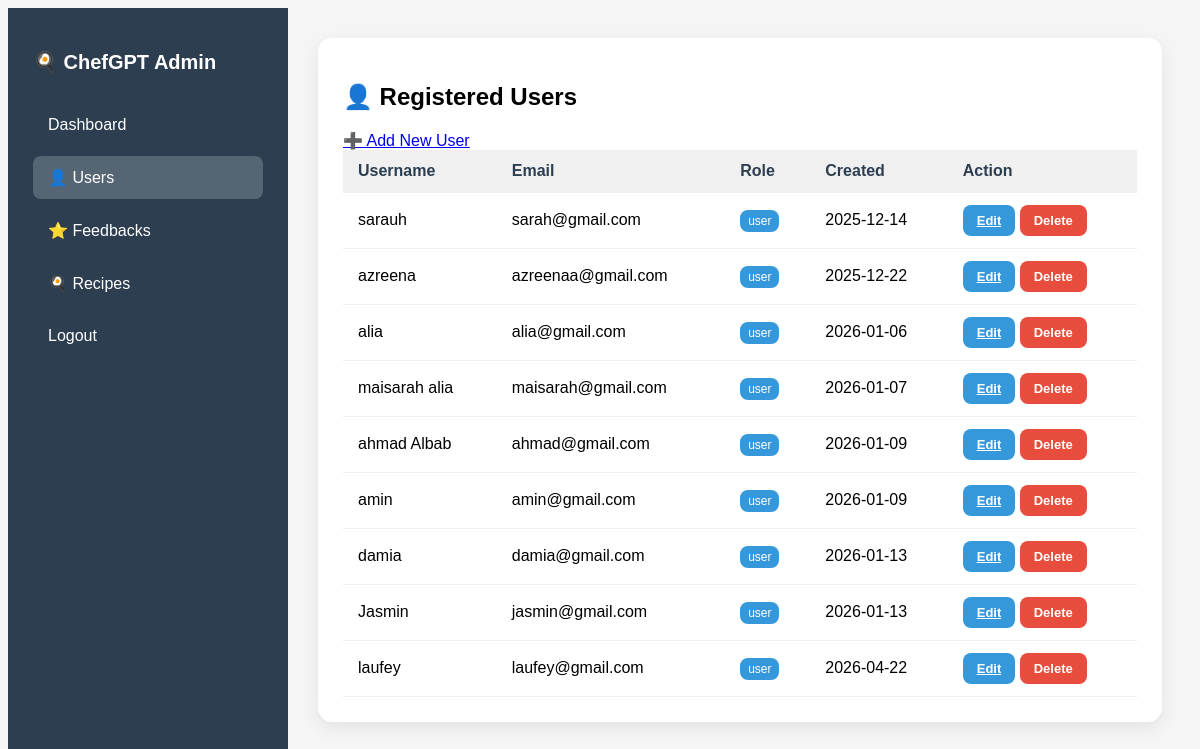
Page /admin/manage_user (signed in) on the committed database.
### app.py (models this page shows)
class User(UserMixin, db.Model):
    id = db.Column(db.Integer, primary_key=True)
    username = db.Column(db.String(80), unique=True, nullable=False)
    email = db.Column(db.String(120), unique=True, nullable=False)
    password = db.Column(db.String(200), nullable=False)
    created_at = db.Column(db.DateTime, default=datetime.utcnow)
    role = db.Column(db.String(20), nullable=False, default='user')

### app.py (the view)
@app.route('/admin/manage_user')
@login_required
def manage_user():
    if current_user.role != 'admin':
        flash('Access denied', 'danger')
        return redirect(url_for('dashboard'))
    users = User.query.filter(User.role != 'admin').all()
    return render_template('/admin/manage_user.html', users=users)

### app.py (called while the page is built)
@login_manager.user_loader
def load_user(user_id):
    return User.query.get(int(user_id))

### templates/admin/manage_user.html (shortened to what this page needs)
<!DOCTYPE html>
<html lang="en">
<head>
    <link rel="stylesheet" href="{{ url_for('static', filename='css/manage.css') }}">
</head>
<body>
<div class="wrapper">
    <aside class="sidebar">
        <h2>🍳 ChefGPT Admin</h2>
        <nav>
            <a href="{{ url_for('admin_dashboard') }}">Dashboard</a>
            <a href="{{ url_for('manage_user') }}" class="active">👤 Users</a>
            <a href="{{ url_for('manage_feedback') }}">⭐ Feedbacks</a>
            <a href="{{ url_for('manage_recipes') }}">🍳 Recipes</a>
            <a href="{{ url_for('logout') }}">Logout</a>
        </nav>
    </aside>
    <main class="main-content">
        <div class="section">
            <h2>👤 Registered Users</h2>
            <a href="{{ url_for('add_user') }}">➕ Add New User</a>
            <table>
                <tr>
                    <th>Username</th>
                    <th>Email</th>
                    <th>Role</th>
                    <th>Created</th>
                    <th>Action</th>
                </tr>
                {% for user in users %}
                <tr>
                    <td>{{ user.username }}</td>
                    <td>{{ user.email }}</td>
                    <td>
                        <span class="badge {{ user.role }}">{{ user.role }}</span>
                    </td>
                    <td>{{ user.created_at.strftime('%Y-%m-%d') }}</td>
                    <td>
                        <a href="{{ url_for('edit_user', user_id=user.id) }}" class="btn edit">Edit</a>
                        <form method="POST"
                              action="{{ url_for('delete_user', user_id=user.id) }}"
                              style="display:inline"
                              onsubmit="return confirm('Delete user?');">
                            <button class="btn delete">Delete</button>
                        </form>
                    </td>
                </tr>
                {% endfor %}
            </table>
        </div>
    </main>
</div>
</body>
</html>

### static/css/manage.css (style rules this page uses)
body { background: #f5f5f5; font-family: 'Poppins', Arial, sans-serif; }
.wrapper { display: flex; min-height: 100vh; }
.sidebar { width: 230px; background: #2c3e50; color: white; padding: 25px; }
.sidebar h2 { margin-bottom: 30px; font-size: 20px; }
.sidebar nav a { display: block; color: white; text-decoration: none; padding: 12px 15px; border-radius: 8px; margin-bottom: 10px; transition: background 0.2s; }
.sidebar nav a:hover, .sidebar nav a.active { background: rgba(255,255,255,0.2); }
.main-content { flex: 1; padding: 30px; }
.section { background: white; padding: 25px; border-radius: 14px; box-shadow: 0 6px 18px rgba(0,0,0,0.08); margin-bottom: 30px; }
table { width: 100%; border-collapse: collapse; }
table th, table td { padding: 12px 15px; text-align: left; border-bottom: 1px solid #eee; }
table th { background-color: #f0f0f0; color: #2c3e50; }
.badge.user { background-color: #3498db; color: white; padding: 4px 8px; border-radius: 8px; font-size: 12px; }
.btn { padding: 8px 14px; border-radius: 8px; border: none; cursor: pointer; font-size: 13px; font-weight: bold; transition: background 0.3s; }
.btn.edit { background: #3498db; color: white; }
.btn.delete { background: #e74c3c; color: white; }

### rows in the picture
User: username "sarauh", email "sarah@gmail.com", role "user", created_at "2025-12-14"
User: username "azreena", email "azreenaa@gmail.com", role "user", created_at "2025-12-22"
User: username "alia", email "alia@gmail.com", role "user", created_at "2026-01-06"
User: username "maisarah alia", email "maisarah@gmail.com", role "user", created_at "2026-01-07"
User: username "ahmad Albab", email "ahmad@gmail.com", role "user", created_at "2026-01-09"
User: username "amin", email "amin@gmail.com", role "user", created_at "2026-01-09"
User: username "damia", email "damia@gmail.com", role "user", created_at "2026-01-13"
User: username "Jasmin", email "jasmin@gmail.com", role "user", created_at "2026-01-13"
User: username "laufey", email "laufey@gmail.com", role "user", created_at "2026-04-22"
